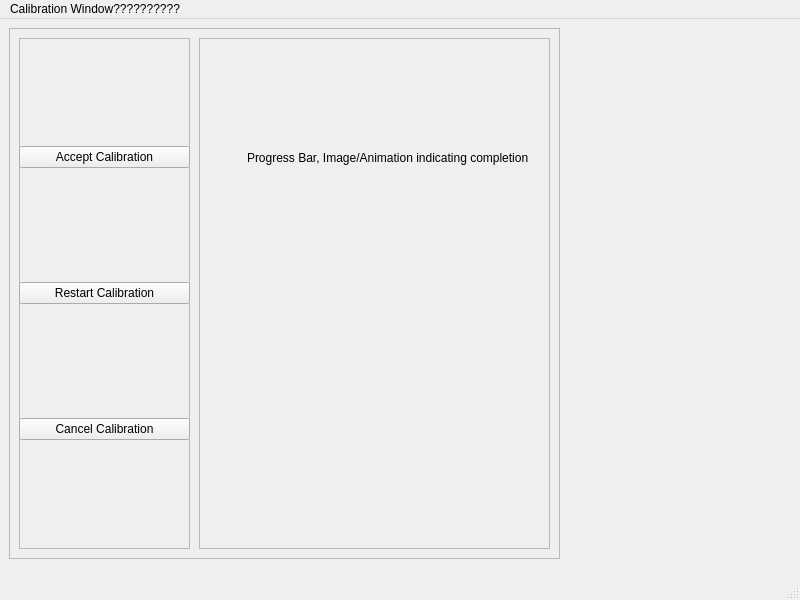
<?xml version="1.0" encoding="UTF-8"?>
<ui version="4.0">
 <class>MainWindow</class>
 <widget class="QMainWindow" name="MainWindow">
  <property name="geometry">
   <rect>
    <x>0</x>
    <y>0</y>
    <width>800</width>
    <height>600</height>
   </rect>
  </property>
  <property name="windowTitle">
   <string>MainWindow</string>
  </property>
  <widget class="QWidget" name="centralwidget">
   <widget class="QFrame" name="frame">
    <property name="geometry">
     <rect>
      <x>9</x>
      <y>9</y>
      <width>551</width>
      <height>531</height>
     </rect>
    </property>
    <property name="frameShape">
     <enum>QFrame::StyledPanel</enum>
    </property>
    <property name="frameShadow">
     <enum>QFrame::Raised</enum>
    </property>
    <widget class="QFrame" name="frame_2">
     <property name="geometry">
      <rect>
       <x>10</x>
       <y>10</y>
       <width>171</width>
       <height>511</height>
      </rect>
     </property>
     <property name="frameShape">
      <enum>QFrame::StyledPanel</enum>
     </property>
     <property name="frameShadow">
      <enum>QFrame::Raised</enum>
     </property>
     <widget class="QWidget" name="verticalLayoutWidget">
      <property name="geometry">
       <rect>
        <x>0</x>
        <y>0</y>
        <width>171</width>
        <height>511</height>
       </rect>
      </property>
      <layout class="QVBoxLayout" name="verticalLayout">
       <item>
        <widget class="QPushButton" name="acceptButton">
         <property name="text">
          <string>Accept Calibration</string>
         </property>
        </widget>
       </item>
       <item>
        <widget class="QPushButton" name="restartButton">
         <property name="text">
          <string>Restart Calibration</string>
         </property>
        </widget>
       </item>
       <item>
        <widget class="QPushButton" name="cancelButton">
         <property name="text">
          <string>Cancel Calibration</string>
         </property>
        </widget>
       </item>
      </layout>
     </widget>
    </widget>
    <widget class="QFrame" name="frame_3">
     <property name="geometry">
      <rect>
       <x>190</x>
       <y>10</y>
       <width>351</width>
       <height>511</height>
      </rect>
     </property>
     <property name="frameShape">
      <enum>QFrame::StyledPanel</enum>
     </property>
     <property name="frameShadow">
      <enum>QFrame::Raised</enum>
     </property>
     <widget class="QLabel" name="label">
      <property name="geometry">
       <rect>
        <x>48</x>
        <y>49</y>
        <width>281</width>
        <height>141</height>
       </rect>
      </property>
      <property name="text">
       <string>Progress Bar, Image/Animation indicating completion.</string>
      </property>
     </widget>
    </widget>
   </widget>
  </widget>
  <widget class="QMenuBar" name="menubar">
   <property name="geometry">
    <rect>
     <x>0</x>
     <y>0</y>
     <width>800</width>
     <height>20</height>
    </rect>
   </property>
   <widget class="QMenu" name="menuCalibration_Window">
    <property name="title">
     <string>Calibration Window??????????</string>
    </property>
   </widget>
   <addaction name="menuCalibration_Window"/>
  </widget>
  <widget class="QStatusBar" name="statusbar"/>
 </widget>
 <resources/>
 <connections/>
</ui>
